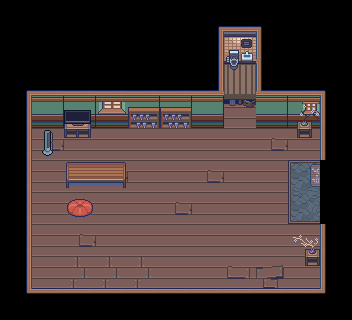

The image is a tile-based game level rendered from a .tmx file. Its description and source (layers, tilesets, objects; grid data summarised) follow:
An orthogonal 11x10 tile map with 32x32 px tiles, 3 tile layers (floor, walls, details), 1 hidden layer not drawn, 2 tilesets.

<map version="1.5" tiledversion="1.6.0" orientation="orthogonal" renderorder="right-down" width="11" height="10" tilewidth="32" tileheight="32" infinite="0" nextlayerid="9" nextobjectid="1">
 <properties>
  <property name="Navigation" type="int" value="1" />
  <property name="drawable" type="int" value="0" />
 </properties>
 <tileset firstgid="1" name="TilemapDay" tilewidth="32" tileheight="32" tilecount="304" columns="19">
  <image source="TilemapDay.png" width="608" height="512" />
 </tileset>
 <tileset firstgid="305" name="Collision" tilewidth="32" tileheight="32" tilecount="1" columns="1">
  <image source="collision.png" width="32" height="32" />
 </tileset>
 <layer id="4" name="floor" width="11" height="10">
  <data>[110 cells, 73 non-empty, 16 distinct tile ids]</data>
 </layer>
 <layer id="6" name="walls" width="11" height="10">
  <data>[110 cells, 44 non-empty, 13 distinct tile ids]</data>
 </layer>
 <layer id="5" name="details" width="11" height="10">
  <data>[110 cells, 15 non-empty, 14 distinct tile ids]</data>
 </layer>
 <layer id="8" name="Collision" width="11" height="10" visible="0" opacity="0.5">
  <properties>
   <property name="Navigation" type="int" value="1" />
   <property name="drawable" type="int" value="0" />
  </properties>
  <data>[110 cells, 47 non-empty, 2 distinct tile ids]</data>
 </layer>
</map>
